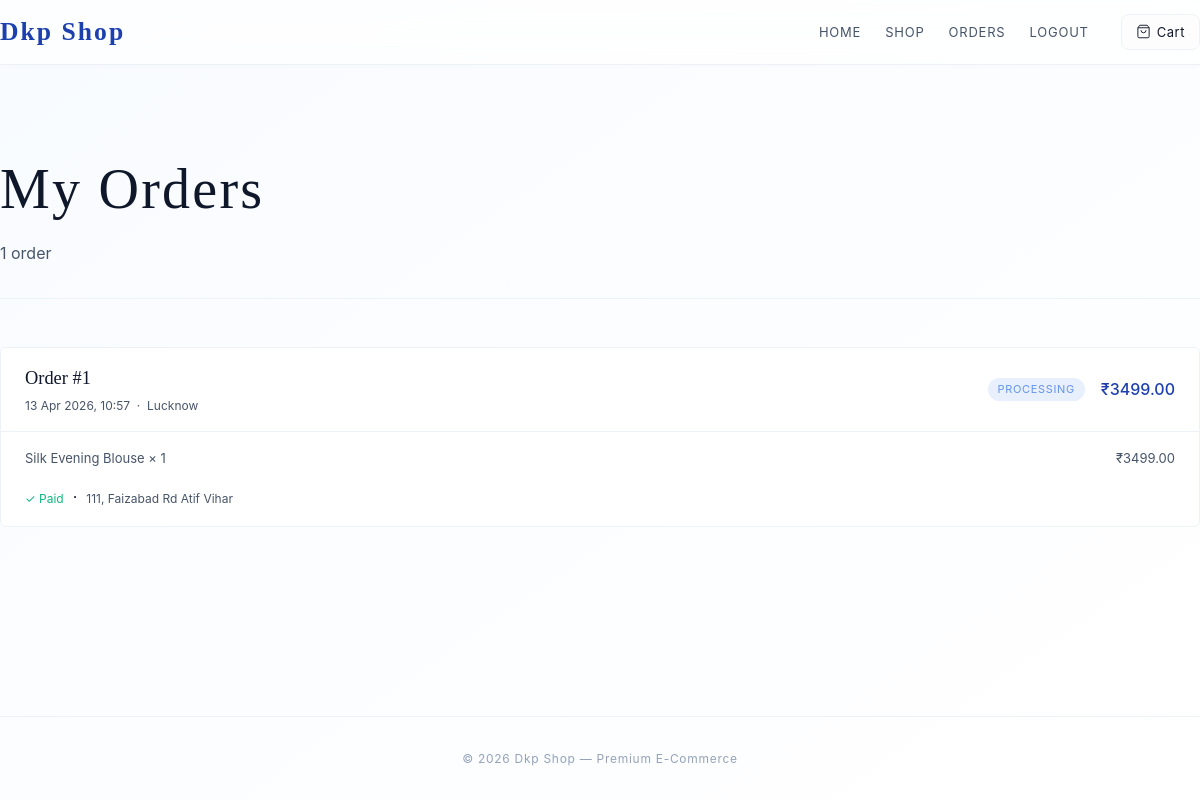
The page /orders/history/ (signed in) on the database its author committed.
### orders/models.py (models this page shows, shortened)
class Order(models.Model):
    STATUS_CHOICES = [
        ('pending', 'Pending'),
        ('processing', 'Processing'),
        ('shipped', 'Shipped'),
        ('delivered', 'Delivered'),
        ('cancelled', 'Cancelled'),
    ]
    user = models.ForeignKey(User, on_delete=models.CASCADE, related_name='orders')
    created = models.DateTimeField(auto_now_add=True)
    updated = models.DateTimeField(auto_now=True)
    status = models.CharField(max_length=20, choices=STATUS_CHOICES, default='pending')
    full_name = models.CharField(max_length=200)
    email = models.EmailField()
    address = models.TextField()
    city = models.CharField(max_length=100)
    postal_code = models.CharField(max_length=20)
    paid = models.BooleanField(default=False)
    @property
    def total(self):
        return sum(item.subtotal for item in self.items.all())

class OrderItem(models.Model):
    order = models.ForeignKey(Order, on_delete=models.CASCADE, related_name='items')
    product = models.ForeignKey(Product, on_delete=models.SET_NULL, null=True)
    product_name = models.CharField(max_length=300)
    price = models.DecimalField(max_digits=10, decimal_places=2)
    quantity = models.PositiveIntegerField(default=1)
    @property
    def subtotal(self):
        return self.price * self.quantity

### orders/views.py (the view)
# urls.py: path('history/', views.order_history, name='order_history'),
@login_required
def order_history(request):
    orders = Order.objects.filter(user=request.user).order_by('-created')
    return render(request, 'orders/order_history.html', {'orders': orders})

### cart/context_processors.py (called while the page is built)
def cart_count(request):
    if request.user.is_authenticated:
        try:
            cart = Cart.objects.get(user=request.user)
            return {'cart_count': cart.item_count}
        except Cart.DoesNotExist:
            pass
    return {'cart_count': 0}

### cart/models.py (called while the page is built)
    @property
    def item_count(self):
        return self.items.count()

### templates/orders/order_history.html (shortened to what this page needs)
{% extends 'base.html' %}
{% block content %}
<div class="container section">
  <div class="page-header" style="padding-top:1rem;">
    <h1>My Orders</h1>
    <p>{{ orders.count }} order{{ orders.count|pluralize }}</p>
  </div>
  {% if orders %}
    {% for order in orders %}
    <div class="order-card">
      <div class="order-card-header">
        <div>
          <p class="order-id">Order #{{ order.id }}</p>
          <p class="order-meta">{{ order.created|date:"d M Y, H:i" }} &nbsp;·&nbsp; {{ order.city }}</p>
        </div>
        <div style="display:flex;align-items:center;gap:1rem;">
          <span class="badge badge-{{ order.status }}">{{ order.get_status_display }}</span>
          <span class="order-total">₹{{ order.total }}</span>
        </div>
      </div>
      <div class="order-card-body">
        <div class="order-items-list">
          {% for item in order.items.all %}
          <div class="order-items-row">
            <span>{{ item.product_name }} × {{ item.quantity }}</span>
            <span>₹{{ item.subtotal }}</span>
          </div>
          {% endfor %}
        </div>
        <div style="margin-top:1rem;">
          {% if order.paid %}
            <span style="font-size:12px;color:var(--success);">✓ Paid</span>
          {% else %}
            <span style="font-size:12px;color:var(--danger);">✗ Unpaid</span>
          {% endif %}
          &nbsp;·&nbsp;
          <span style="font-size:12px;color:var(--text-muted);">{{ order.address|truncatechars:50 }}</span>
        </div>
      </div>
    </div>
    {% endfor %}
  {% endif %}
</div>
{% endblock %}

### static/css/base.css (style rules this page uses)
*, *::before, *::after { box-sizing: border-box; margin: 0; padding: 0; }
:root { --bg: linear-gradient(145deg, #f8fbff 0%, #ffffff 100%); --font-display: 'Times New Roman', serif; --font-body: sans-serif; --surface: #ffffff; --surface2: #fdfdfe; --surface-glass: rgba(255, 255, 255, 0.7); --border: #edf2f7; --border-focus: #cbd5e0; --accent: #1e40af; --accent-light: #3b82f6; --accent-dim: #1e3a8a; --text: #0f172a; --text-muted: #475569; --text-dim: #94a3b8; --danger: #ef4444; --success: #10b981; --radius: 8px; --font-display: 'Playfair Display', serif; --font-body: 'Inter', system-ui, sans-serif; --shadow-sm: 0 2px 4px rgba(0,0,0,0.02); --shadow-md: 0 10px 15px -3px rgba(148, 163, 184, 0.1); --shadow-lg: 0 20px 25px -5px rgba(148, 163, 184, 0.1); }
body { background: var(--surface); background: var(--bg); background-attachment: fixed; color: var(--text); font-family: var(--font-body); font-weight: 400; font-size: 16px; line-height: 1.6; min-height: 100vh; display: flex; flex-direction: column; -webkit-font-smoothing: antialiased; -moz-osx-font-smoothing: grayscale; }
.container { max-width: 1280px; margin: 0 auto; padding: 0 2rem; }
.section { padding: 4rem 0; }
.page-header { padding: 3rem 0 2rem; border-bottom: 1px solid var(--border); margin-bottom: 3rem; }
.page-header h1 { font-family: var(--font-display); font-size: clamp(2rem, 5vw, 3.5rem); font-weight: 300; letter-spacing: 0.04em; }
.page-header p { color: var(--text-muted); margin-top: 6px; }
.badge { display: inline-block; padding: 3px 10px; border-radius: 20px; font-size: 11px; letter-spacing: 0.06em; text-transform: uppercase; }
.badge-processing { background: rgba(100,149,237,.15); color: #6495ed; }

### static/css/orders.css (style rules this page uses)
.order-card { background: var(--surface); border: 1px solid var(--border); border-radius: 6px; margin-bottom: 1rem; overflow: hidden; transition: border-color .2s; }
.order-card-header { display: flex; justify-content: space-between; align-items: center; padding: 1rem 1.5rem; border-bottom: 1px solid var(--border); flex-wrap: wrap; gap: 8px; }
.order-card-body { padding: 1rem 1.5rem; }
.order-id { font-family: var(--font-display); font-size: 1.15rem; }
.order-meta { font-size: 12px; color: var(--text-muted); margin-top: 2px; }
.order-items-list { display: flex; flex-direction: column; gap: 6px; }
.order-items-row { display: flex; justify-content: space-between; font-size: 13px; color: var(--text-muted); }
.order-total { font-size: 1rem; color: var(--accent); font-weight: 500; }

### rows shown on the page
Order: id "1", created "13 Apr 2026, 10:57", city "Lucknow", status "PROCESSING", total "3499.00", paid "✓ Paid", address "111, Faizabad Rd Atif Vihar"
OrderItem: product_name "Silk Evening Blouse", quantity "1", subtotal "3499.00"

### other values the page prints
{{ orders.count }} "1"
